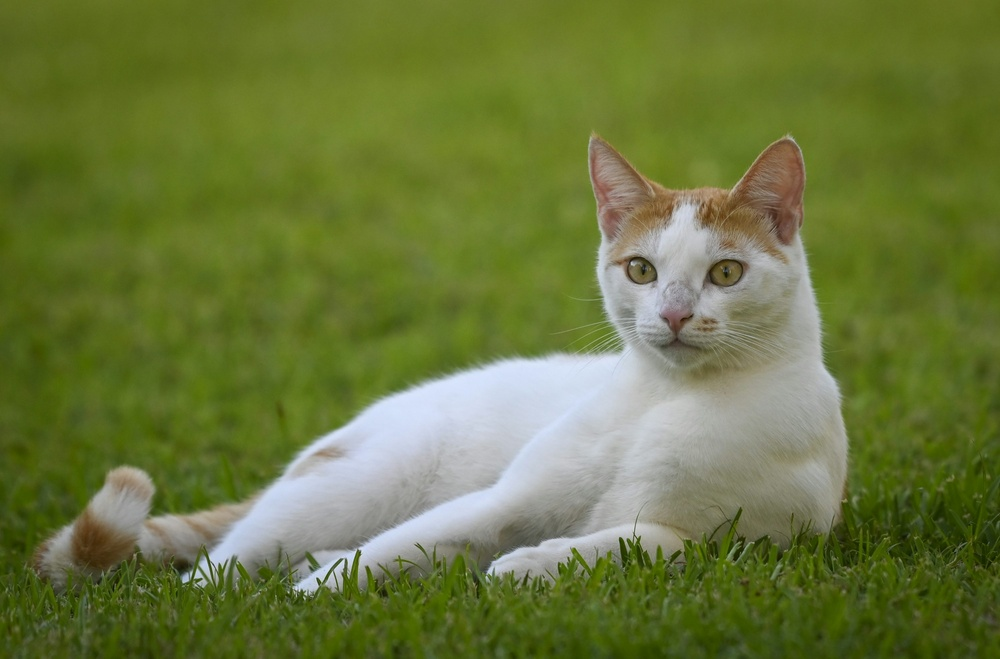
#> input picture cat.jpeg, 1000 x 659 px, shrunk from 3000 x 1977 before the run
$ python 'edge and filtering.py'   (older library calls are emulated)
#> lines starting #> are read from the running program, lines starting #| are printed output that depends on the picture
import cv2
import numpy as np
import matplotlib.pyplot as plt

def display_image(title, image):
    plt.figure(figsize=(8, 8))
    if len(image.shape) == 2:
        plt.imshow(image, cmap='gray')
    else:
        plt.imshow(cv2.cvtColor(image, cv2.COLOR_BGR2RGB))
    plt.title(title)
    plt.axis('off')
    plt.show()

def interactive_edge_detection(image_path):
#> called with image_path = 'cat.jpeg'
    image = cv2.imread(image_path)
#> image is the input picture: shape (659, 1000, 3); mean B, G, R 60.3, 119.2, 106.2
    if image is None:
        print("Error: Image not found!")
        return

    gray_image = cv2.cvtColor(image, cv2.COLOR_BGR2GRAY)
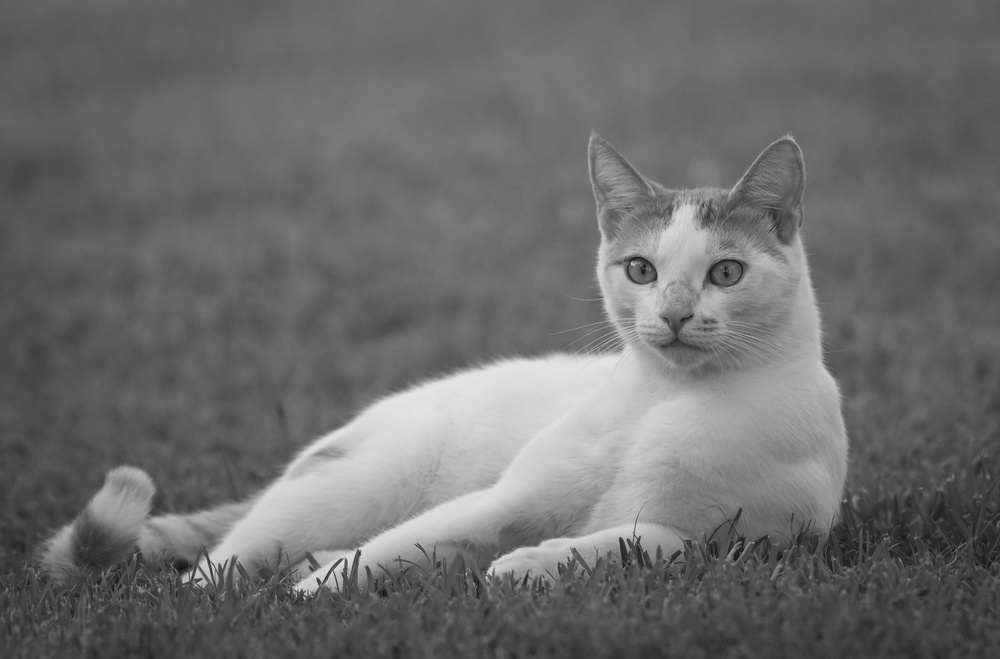
#> gray_image: shape (659, 1000); min 18, max 229, mean 108.6
    display_image("Original Grayscale Image", gray_image)

    print("Select an option:")
    print("1. Sobel Edge Detection")
    print("2. Canny Edge Detection")
    print("3. Laplacian Edge Detection")
    print("4. Gaussian Smoothing")
    print("5. Median Filtering")
    print("6. Exit")

    while True:
        choice = input("Enter your choice (1-6): ")

        if choice == "1":
            sobelx = cv2.Sobel(gray_image, cv2.CV_64F, 1, 0, ksize=3)
            sobely = cv2.Sobel(gray_image, cv2.CV_64F, 0, 1, ksize=3)
            combined_sobel = cv2.bitwise_or(sobelx.astype(np.uint8), sobely.astype(np.uint8))
            display_image("Sobel Edge Detection", combined_sobel)

        elif choice == "2":
            print("Adjust thresholds for Canny (default: 100 and 200)")
            lower_thresh = int(input("Enter lower threshold: "))
            upper_thresh = int(input("Enter upper threshold: "))
            edges = cv2.Canny(gray_image, lower_thresh, upper_thresh)
            display_image("Canny Edge Detection", edges)

        elif choice == "3":
            laplacian = cv2.Laplacian(gray_image, cv2.CV_64F)
            display_image("Laplacian Edge Detection", np.abs(laplacian).astype(np.uint8))

        elif choice == "4":
            print("Adjust kernel size for Gaussian blur (must be odd, default: 5)")
            kernel_size = int(input("Enter kernel size (odd number): "))
            blurred = cv2.GaussianBlur(image, (kernel_size, kernel_size), 0)
            display_image("Gaussian Smoothed Image", blurred)

        elif choice == "5":
            print("Adjust kernel size for Median filtering (must be odd, default: 5)")
            kernel_size = int(input("Enter kernel size (odd number): "))
            median_filtered = cv2.medianBlur(image, kernel_size)
            display_image("Median Filtered Image", median_filtered)

        elif choice == "6":
            print("Exiting...")
            break

        else:
            print("Invalid choice. Please select a number between 1 and 6.")
#> this loop made 7 passes; the answer given on pass 1: 1
#> pass 1, in interactive_edge_detection, `sobelx = cv2.Sobel(gray_image, cv2.CV_64F, 1, 0, ksize=3)`:
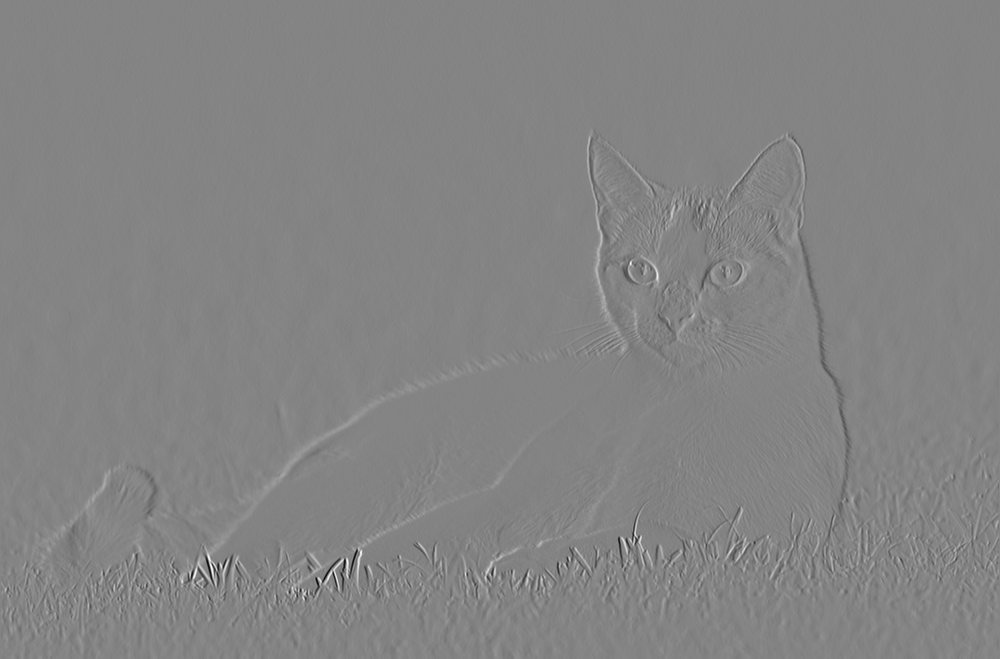
#> sobelx: shape (659, 1000) float64; min -631, max 587, mean 0; drawn with min black and max white
#> pass 1, in interactive_edge_detection, `combined_sobel = cv2.bitwise_or(sobelx.astype(np.uint8), sobely.astype..`:
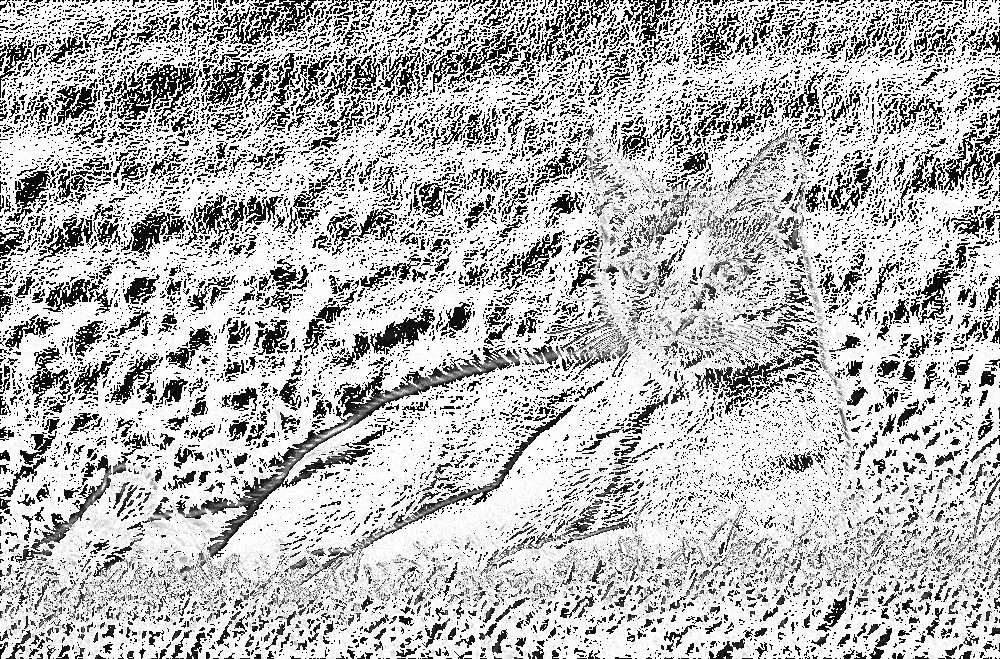
#> combined_sobel: shape (659, 1000); min 0, max 255, mean 184.7

#> (the run stopped early here; a loop or call above may not have finished)
